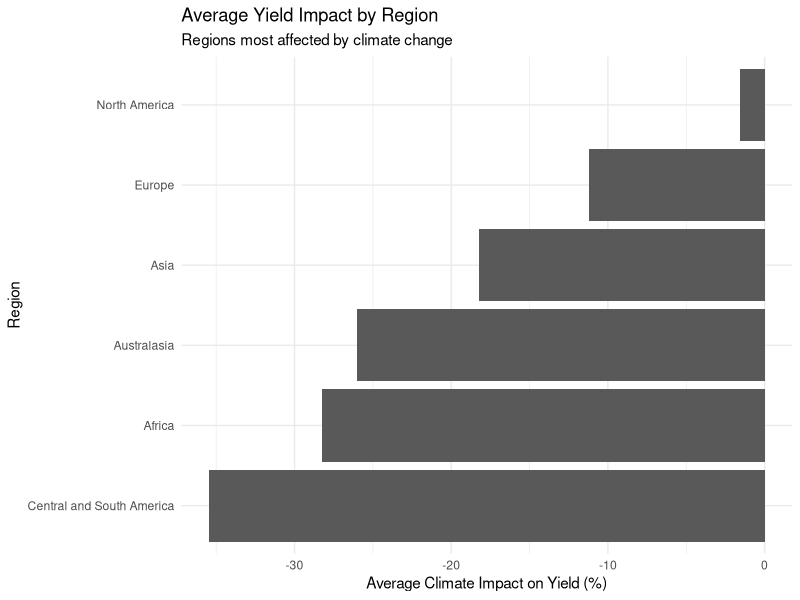
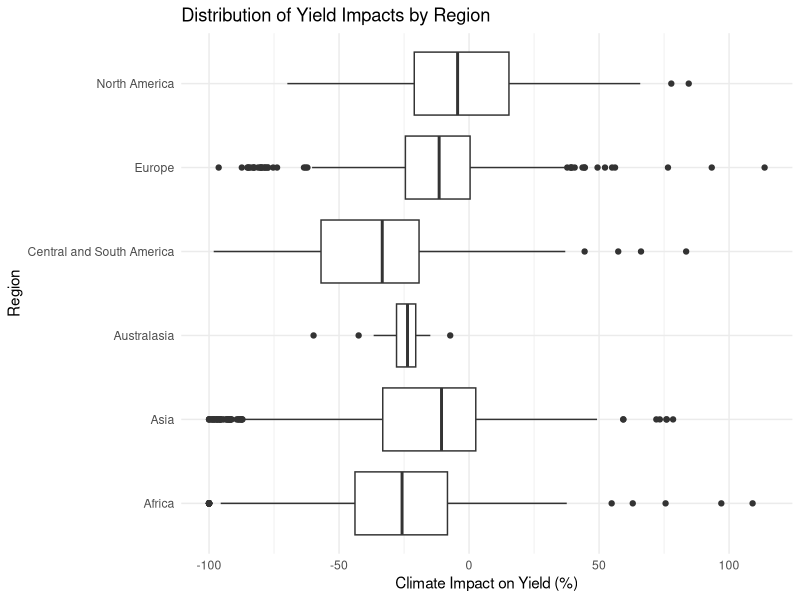

Write R code to recreate these figures, in order.
# --------------------------------------------------
# Analysis 4: Regional Differences
# Author: RC
# Dataset: clean_data_v2.csv
# Purpose: Compare climate impact on crop yields across regions
# --------------------------------------------------

library(dplyr)
library(ggplot2)

# 1. Load data
clean_data_v2 <- read.csv("data/clean_data_v2.csv")

# 2. Check region values
unique(clean_data_v2$region)

# 3. Filter valid data
analysis4 <- clean_data_v2 %>%
  filter(!is.na(region),
         !is.na(climate_impacts))

# 4. Summary by region
region_summary <- analysis4 %>%
  group_by(region) %>%
  summarise(
    avg_impact = mean(climate_impacts, na.rm = TRUE),
    median_impact = median(climate_impacts, na.rm = TRUE),
    min_impact = min(climate_impacts, na.rm = TRUE),
    max_impact = max(climate_impacts, na.rm = TRUE),
    n = n()
  ) %>%
  arrange(avg_impact)

region_summary
# 5. Bar chart (average impact by region)
ggplot(region_summary, aes(x = reorder(region, avg_impact), y = avg_impact)) +
  geom_col() +
  coord_flip() +
  labs(
    title = "Average Yield Impact by Region",
    subtitle = "Regions most affected by climate change",
    x = "Region",
    y = "Average Climate Impact on Yield (%)"
  ) +
  theme_minimal()
# 6. Boxplot (distribution by region)
ggplot(analysis4, aes(x = region, y = climate_impacts)) +
  geom_boxplot() +
  coord_flip() +
  labs(
    title = "Distribution of Yield Impacts by Region",
    x = "Region",
    y = "Climate Impact on Yield (%)"
  ) +
  theme_minimal()
# 7. Optional: highlight top 5 worst regions
top_regions <- region_summary %>%
  slice_min(avg_impact, n = 5)

top_regions
